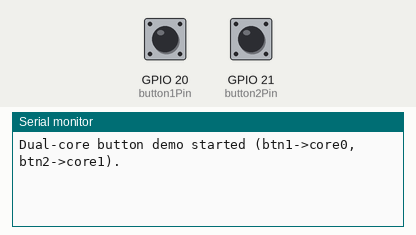
A sketch run on a simulated ESP32-S3. Shown: the last lines printed to the serial monitor. Inputs (shaded band) come from the test bench; at power-on: GPIO 20 (button1Pin) HIGH, GPIO 21 (button2Pin) HIGH.

Above: at 1.2 s.
1.3 s: GPIO 20 (button1Pin) pulled LOW for 0.15 s
At 2.5 s:
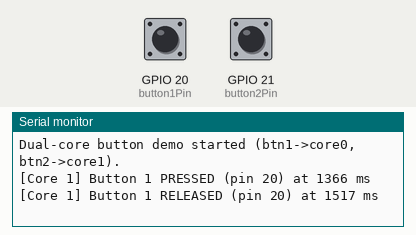
3.0 s: GPIO 21 (button2Pin) pulled LOW for 0.15 s
At 3.18 s:
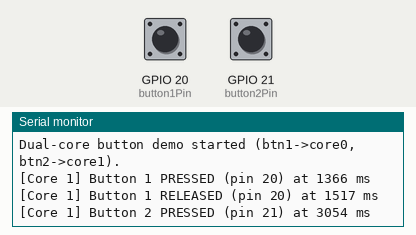
4.6 s: GPIO 20 (button1Pin) pulled LOW for 1 s
At 6.8 s:
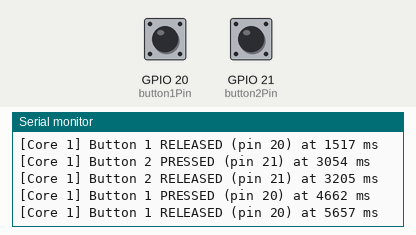
7.1 s: GPIO 21 (button2Pin) pulled LOW for 1 s
At 9.4 s:
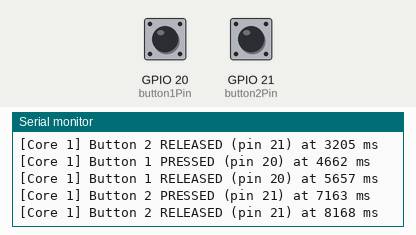

The sketch:

sketch.ino
```cpp
// ESP32-S3 dual-core button example (ringkas)
// Button1 -> GPIO20 (pinned to core 0)
// Button2 -> GPIO21 (pinned to core 1)
// Buttons wired to GND; use INPUT_PULLUP (pressed = LOW)

const int button1Pin = 20;
const int button2Pin = 21;
const unsigned long DEBOUNCE_MS = 50;

void reportPress(int btnNum, int pin, int state) {
  // state: LOW = pressed, HIGH = released
  if (state == LOW) {
    Serial.printf("[Core %d] Button %d PRESSED (pin %d) at %lu ms\n", xPortGetCoreID(), btnNum, pin, millis());
  } else {
    Serial.printf("[Core %d] Button %d RELEASED (pin %d) at %lu ms\n", xPortGetCoreID(), btnNum, pin, millis());
  }
}

void taskBtn1(void* pv) {
  int last = HIGH, stable = HIGH;
  unsigned long t = 0;
  for (;;) {
    int r = digitalRead(button1Pin);
    if (r != last) t = millis();
    if ((millis() - t) > DEBOUNCE_MS && r != stable) {
      stable = r;
      reportPress(1, button1Pin, stable);
    }
    last = r;
    vTaskDelay(pdMS_TO_TICKS(10));
  }
}

void taskBtn2(void* pv) {
  int last = HIGH, stable = HIGH;
  unsigned long t = 0;
  for (;;) {
    int r = digitalRead(button2Pin);
    if (r != last) t = millis();
    if ((millis() - t) > DEBOUNCE_MS && r != stable) {
      stable = r;
      reportPress(2, button2Pin, stable);
    }
    last = r;
    vTaskDelay(pdMS_TO_TICKS(10));
  }
}

void setup() {
  Serial.begin(115200);
  delay(50);
  pinMode(button1Pin, INPUT_PULLUP);
  pinMode(button2Pin, INPUT_PULLUP);
  xTaskCreatePinnedToCore(taskBtn1, "BTN1", 2048, NULL, 1, NULL, 0); // core 0
  xTaskCreatePinnedToCore(taskBtn2, "BTN2", 2048, NULL, 1, NULL, 1); // core 1
  Serial.println("Dual-core button demo started (btn1->core0, btn2->core1).");
}

void loop() {
  vTaskDelay(pdMS_TO_TICKS(1000));
}
```

Measured:
- after the input at 1.3 s, the serial monitor: prints a new line after 0.07 s (image 1)
- after the input at 3.0 s, the serial monitor: prints a new line after 0.05 s (image 2)
- after the input at 4.6 s, the serial monitor: prints a new line after 0.06 s (image 3)
- after the input at 7.1 s, the serial monitor: prints a new line after 0.06 s (image 4)
